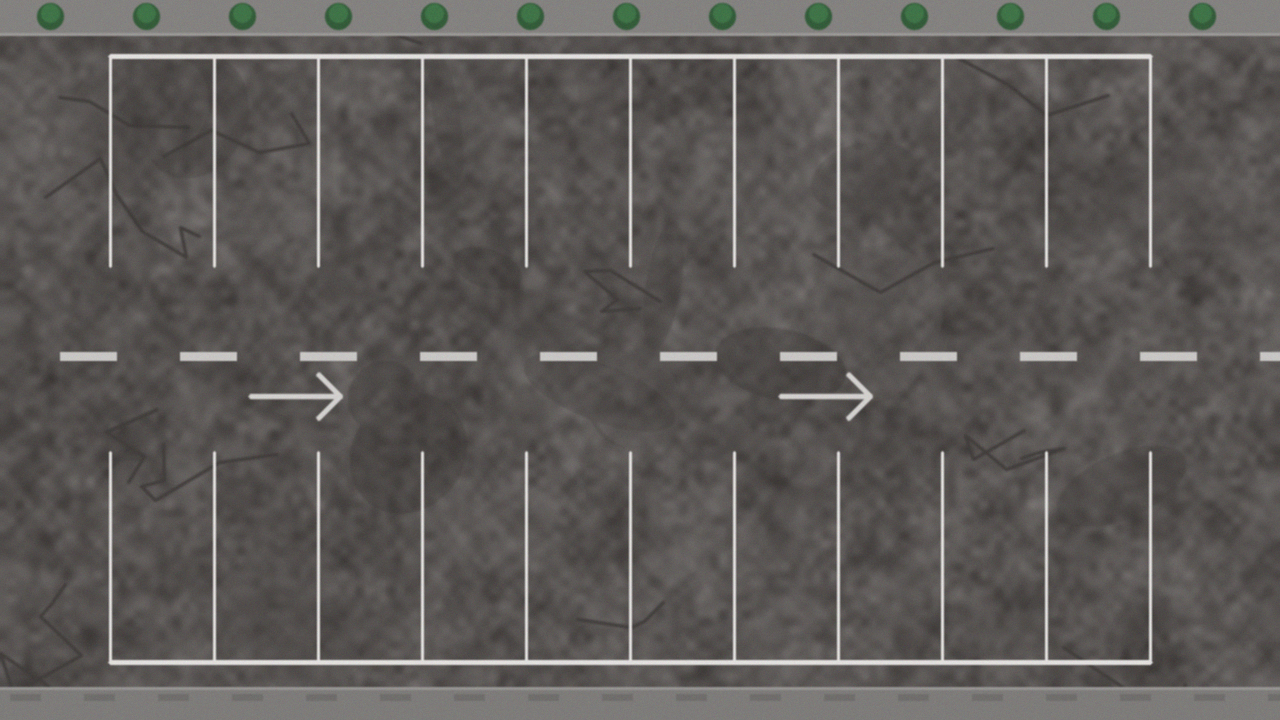
#> input picture data/lot_reference.png, 1280 x 720 px
$ python make_gif.py
#> lines starting #> are read from the running program, lines starting #| are printed output that depends on the picture
### parking/text.py
"""中文文字绘制工具。

OpenCV 自带的 ``cv2.putText`` 只支持 ASCII（Hershey 字体），无法显示中文。
本模块把一帧内需要显示的所有文字收集起来，最后用 Pillow + 系统中文字体
一次性绘制，既保证了中文正常显示，也避免了逐条转换带来的开销。

若环境中没有 Pillow 或找不到中文字体，会自动退化为 cv2.putText（ASCII）。
"""

from __future__ import annotations

import os
from typing import List, Optional, Sequence, Tuple

import cv2
import numpy as np

_FONT_CANDIDATES = [
    r"C:\Windows\Fonts\msyh.ttc",      # 微软雅黑
    r"C:\Windows\Fonts\msyhbd.ttc",
    r"C:\Windows\Fonts\simhei.ttf",    # 黑体
    r"C:\Windows\Fonts\simsun.ttc",    # 宋体
    r"C:\Windows\Fonts\Deng.ttf",      # 等线
    "/usr/share/fonts/truetype/noto/NotoSansCJK-Regular.ttc",
    "/usr/share/fonts/opentype/noto/NotoSansCJK-Regular.ttc",
    "/System/Library/Fonts/PingFang.ttc",
]

try:  # Pillow 为可选依赖
    from PIL import Image, ImageDraw, ImageFont
    _HAS_PIL = True
except Exception:  # pragma: no cover
    _HAS_PIL = False


class _FontCache:
    """按字号缓存字体对象。"""

    def __init__(self) -> None:
        self.path: Optional[str] = self._find_font()
        self._cache: dict = {}

    @staticmethod
    def _find_font() -> Optional[str]:
        for p in _FONT_CANDIDATES:
            if os.path.exists(p):
                return p
#> (reads data/slots.json from the repository)
        return None

    # [10 lines left out: function get, not called in this run]


_FONTS = _FontCache()


def font_available() -> bool:
    return bool(_HAS_PIL and _FONTS.path)


# [9 lines left out: function text_size, not called in this run]


class TextBatch:
    """一帧的文字批处理器。

    用法::

        batch = TextBatch()
        batch.add((20, 20), "空闲车位 12", 18, (120, 220, 140))
        frame = batch.flush(frame)
    """

    def __init__(self) -> None:
        self.items: List[Tuple[Tuple[float, float], str, int,
                                Tuple[int, int, int], str]] = []

    # [7 lines left out: function add, not called in this run]

    def __len__(self) -> int:
        return len(self.items)

    # [86 lines left out: functions flush, _flush_cv, _anchor_offset, put_text, draw_panel, _rounded_rect_fill and 1 more, not called in this run]

### parking/sources.py
"""统一的帧来源：视频文件 / 单张图片 / USB 摄像头 / 图片序列。

三种数据源对外暴露相同的接口，主程序和界面不需要关心底层差异。
另外提供 :class:`ThreadedSource`，在后台线程里预读帧，让界面保持流畅。
"""

from __future__ import annotations

import os
import queue
import threading
import time
from typing import Optional, Tuple

import cv2
import numpy as np


class FrameSource:
    """帧来源基类。"""

    kind = "unknown"

    def open(self) -> bool:
        raise NotImplementedError

    def read(self) -> Tuple[bool, Optional[np.ndarray], float]:
        """返回 (是否成功, 帧, 相对于源起点的时间戳/秒)。"""
        raise NotImplementedError

    def release(self) -> None:
        pass

    @property
    def is_live(self) -> bool:
        return False

    @property
    def total_frames(self) -> int:
        return 0

    @property
    def fps(self) -> float:
        return 25.0

    @property
    def size(self) -> Tuple[int, int]:
        return (0, 0)

    def seek_start(self) -> None:
        pass


class VideoSource(FrameSource):
    kind = "video"

    # [38 lines left out: functions __init__, open, read, seek_start, release, not called in this run]

    @property
    def total_frames(self) -> int:
        return self._total

    @property
    def fps(self) -> float:
        return self._fps

    # [6 lines left out: function size, not called in this run]


class CameraSource(FrameSource):
    kind = "camera"

    # [32 lines left out: functions __init__, open, read, release, not called in this run]

    @property
    def is_live(self) -> bool:
        return True

    @property
    def size(self) -> Tuple[int, int]:
        return (self.width, self.height)


class ImageSource(FrameSource):
    """单张图片，可重复读取。"""

    kind = "image"

    def __init__(self, path: str):
        self.path = path
        self.image: Optional[np.ndarray] = None

    def open(self) -> bool:
        self.image = read_image(self.path)
        return self.image is not None

    # [4 lines left out: function read, not called in this run]

    @property
    def total_frames(self) -> int:
        return 1

    # [6 lines left out: function size, not called in this run]


def read_image(path: str) -> Optional[np.ndarray]:
    """读取图片，兼容中文路径（cv2.imread 在 Windows 上不支持非 ASCII 路径）。"""
#> called with path = 'data/lot_reference.png'
    if not path or not os.path.exists(path):
        return None
    data = np.fromfile(path, dtype=np.uint8)
    if data.size == 0:
        return None
    img = cv2.imdecode(data, cv2.IMREAD_COLOR)
#> img is the input picture: shape (720, 1280, 3); mean B, G, R 88.2, 90.5, 93.8
    return img


# [21 lines left out: functions write_image, open_source, not called in this run]


class ThreadedSource:
    """后台线程预读，主线程只取最新帧，避免界面卡顿。"""

    # [8 lines left out: function __init__, not called in this run]

    def start(self) -> None:
        self._thread = threading.Thread(target=self._run, daemon=True)
        self._thread.start()

    # [25 lines left out: functions _run, read, not called in this run]

    def pause(self, flag: bool = True) -> None:
        self._paused.set() if flag else self._paused.clear()

    # [5 lines left out: function stop, not called in this run]

### parking/slots.py
"""车位几何模型：定义、透视矫正、序列化。

一个车位用一个四点多边形（逆时针或顺时针均可，程序自动排序）描述，
因此既支持正射俯视图的矩形车位，也支持摄像头斜视角下的梯形车位。

核心函数 :func:`warp_slot` 会把任意四边形透视矫正成固定尺寸的正立小图，
后续所有特征都在这个归一化 ROI 上计算，与车位在画面中的角度、远近无关。
"""

from __future__ import annotations

import json
import math
import os
from dataclasses import dataclass, field
from typing import Iterable, List, Optional, Sequence, Tuple

import cv2
import numpy as np

Point = Tuple[float, float]


def order_quad(points: Sequence[Sequence[float]]) -> np.ndarray:
    """把四个点排成 左上、右上、右下、左下 的顺序。

    使用 x+y 与 y-x 的极值定位，对凸四边形稳定可靠。
    """
    pts = np.asarray(points, dtype=np.float32).reshape(-1, 2)
    if pts.shape[0] != 4:
        raise ValueError("车位需要 4 个顶点，得到 %d 个" % pts.shape[0])
    s = pts.sum(axis=1)
    d = pts[:, 1] - pts[:, 0]
    tl = pts[int(np.argmin(s))]
    br = pts[int(np.argmax(s))]
    tr = pts[int(np.argmin(d))]
    bl = pts[int(np.argmax(d))]
    return np.array([tl, tr, br, bl], dtype=np.float32)


def quad_size(quad: np.ndarray) -> Tuple[float, float]:
    """返回四边形两条平均边长 (宽, 高)。"""
    q = order_quad(quad)
    w = (np.linalg.norm(q[1] - q[0]) + np.linalg.norm(q[2] - q[3])) / 2.0
    h = (np.linalg.norm(q[3] - q[0]) + np.linalg.norm(q[2] - q[1])) / 2.0
    return float(w), float(h)


def orient_portrait(quad: np.ndarray) -> np.ndarray:
    """让归一化 ROI 始终“竖着”：长边成为 ROI 的高度。

    车位大多是竖向长方形（2.4m x 5.3m）。若把横向车位也按同样顺序
    切出来，ROI 会变成扁的，特征分布随之改变。这里统一旋转顶点顺序，
    使长边对应 ROI 的纵向，保证同一套阈值适用于所有车位。
    """
    q = order_quad(quad)
    w, h = quad_size(q)
    if w > h:  # 宽大于高 -> 顺时针滚动一位，长边变高边
        q = np.roll(q, -1, axis=0)
    return q


def shrink_quad(quad: np.ndarray, ratio: float) -> np.ndarray:
    """按比例向内收缩四边形（逐边朝质心收缩）。

    收缩的目的是避开车位白色边界线：边界线本身对比度极高，
    若不裁掉，空车位也会得到很强的边缘/方差响应。
    """
    q = np.asarray(quad, dtype=np.float32).reshape(-1, 2)
    c = q.mean(axis=0, keepdims=True)
    return (q + (c - q) * float(ratio)).astype(np.float32)


@dataclass
class Slot:
    """一个车位。"""

    index: int
    points: List[Point]
    label: str = ""

    def __post_init__(self) -> None:
        self.points = [[float(x), float(y)] for x, y in self.points]

    # ---------------- 几何 ----------------
    @property
    def quad(self) -> np.ndarray:
        return order_quad(self.points)

    @property
    def portrait_quad(self) -> np.ndarray:
        return orient_portrait(self.points)

    def center(self) -> Tuple[int, int]:
        c = np.asarray(self.points, dtype=np.float32).mean(axis=0)
        return int(round(c[0])), int(round(c[1]))

    def area(self) -> float:
        return float(cv2.contourArea(np.asarray(self.points, np.float32)))

    # [17 lines left out: functions contains, box, to_dict, not called in this run]

    @classmethod
    def from_dict(cls, d: dict, fallback_index: int = 0) -> "Slot":
        idx = d.get("id", d.get("index", fallback_index))
        pts = d.get("points") or d.get("polygon")
        if pts is None:
            raise ValueError("车位缺少 points 字段")
        return cls(index=int(idx), points=[tuple(p[:2]) for p in pts], label=d.get("label", ""))


# --------------------------------------------------------------------------
# ROI 提取
# --------------------------------------------------------------------------
class SlotExtractor:
    """把车位的四边形区域透视矫正成归一化 ROI，并自动做内缩裁剪。"""

    def __init__(self, roi_w: int = 96, roi_h: int = 192, inner_margin: float = 0.12,
                 cache: bool = True):
        self.roi_w = int(roi_w)
        self.roi_h = int(roi_h)
        self.inner_margin = float(inner_margin)
        self._cache: dict = {}
        self._use_cache = cache

    # [5 lines left out: function inner_box, not called in this run]

    def matrix(self, slot: Slot) -> np.ndarray:
        """车位 -> 归一化 ROI 的透视变换矩阵（带缓存）。"""
        key = id(slot)
        if self._use_cache and key in self._cache:
            return self._cache[key]
        src = orient_portrait(slot.points)
        dst = np.array(
            [[0, 0], [self.roi_w - 1, 0], [self.roi_w - 1, self.roi_h - 1], [0, self.roi_h - 1]],
            dtype=np.float32,
        )
        # 直接对内缩后的四边形做变换，等于“矫正 + 裁剪”一步完成
        src_inner = shrink_quad(src, self.inner_margin)
        m = cv2.getPerspectiveTransform(src_inner, dst)
        if self._use_cache:
            self._cache[key] = m
        return m

    def extract(self, image: np.ndarray, slot: Slot) -> np.ndarray:
        """返回该车位的归一化 ROI（BGR，roi_w x roi_h）。"""
        m = self.matrix(slot)
        return cv2.warpPerspective(
            image, m, (self.roi_w, self.roi_h),
            flags=cv2.INTER_LINEAR,
            borderMode=cv2.BORDER_REPLICATE,
        )

    # [15 lines left out: functions inner, polygon_in_image, not called in this run]


class SlotSet:
    """车位集合：负责保存/加载、查找、采样等。"""

    def __init__(self, slots: Iterable[Slot], image_size: Optional[Tuple[int, int]] = None,
                 reference: Optional[str] = None, meta: Optional[dict] = None):
        self.slots: List[Slot] = list(slots)
        self.image_size = image_size
        self.reference = reference
        self.meta = meta or {}

    def __len__(self) -> int:
        return len(self.slots)

    def __iter__(self):
        return iter(self.slots)

    def __getitem__(self, i: int) -> Slot:
        return self.slots[i]

    def renumber(self) -> None:
        for i, s in enumerate(self.slots, start=1):
            s.index = i

    # [20 lines left out: functions draw_polygons, to_dict, not called in this run]

    @classmethod
    def from_dict(cls, d: dict) -> "SlotSet":
        raw = d.get("slots") or []
        slots = [Slot.from_dict(s, i + 1) for i, s in enumerate(raw)]
        size = d.get("image_size")
        return cls(
            slots,
            image_size=tuple(size) if size else None,
            reference=d.get("reference"),
            meta=d.get("meta") or {},
        )

    # [4 lines left out: function save, not called in this run]

    @classmethod
    def load(cls, path: str) -> "SlotSet":
        with open(path, "r", encoding="utf-8") as f:
            return cls.from_dict(json.load(f))


# [17 lines left out: function make_grid_slots, not called in this run]

### parking/detector.py
"""多特征融合的车位占用检测器（纯 OpenCV）。

流程
----
1. 取帧、可选的光照归一化（与空位基准图比较）
2. 逐车位透视矫正 -> 归一化 ROI
3. 提取 6 个原始特征
4. 按标定区间归一化到 [0,1]，按权重加权求和得到占用得分 score
5. score >= threshold 判定为“占用”

另外提供 :meth:`SlotDetector.calibrate`，用带标签的样本自动标定
归一化区间、权重档位与判定阈值（只用 numpy 做网格搜索，不依赖任何 ML 库）。
"""

from __future__ import annotations

import itertools
from dataclasses import dataclass, field
from typing import Dict, List, Optional, Sequence, Tuple

import cv2
import numpy as np

from .config import DetectorConfig, WEIGHTS_DEFAULT, WEIGHTS_WITH_REF
from .features import FEATURE_KEYS, extract_features, normalize_features
from .slots import Slot, SlotExtractor, SlotSet


@dataclass
class Detection:
    """一帧的检测输出。"""

    scores: List[float] = field(default_factory=list)
    raw: List[Dict[str, float]] = field(default_factory=list)
    norm: List[Dict[str, float]] = field(default_factory=list)
    rois: List[np.ndarray] = field(default_factory=list)
    brightness_ratio: float = 1.0

    def occupied(self, threshold: float) -> List[bool]:
        return [s >= threshold for s in self.scores]

    # [18 lines left out: functions summary, score_features, not called in this run]


class SlotDetector:
    """针对一组固定车位的检测器。"""

    def __init__(self, cfg: Optional[DetectorConfig] = None):
        self.cfg = cfg or DetectorConfig()
        self.extractor = SlotExtractor(
            self.cfg.roi_w, self.cfg.roi_h, self.cfg.inner_margin
        )
        self._ref_image: Optional[np.ndarray] = None
        self._ref_rois: List[np.ndarray] = []
        self._ref_brightness: float = 0.0
        self._slot_ids: List[int] = []

    # ---------------- 基准图 ----------------
    @property
    def has_reference(self) -> bool:
        return self._ref_image is not None

    def set_reference(self, image: np.ndarray, slots: SlotSet) -> None:
        """设置空车位基准图（停车场全空时拍的一张背景图）。"""
        self._ref_image = image.copy()
        self._ref_rois = [self.extractor.extract(image, s) for s in slots]
#> in extract (call 8), `return cv2.warpPerspective( image, m, (self.roi_w, self.roi_h), flags=..`:
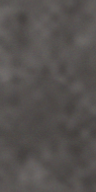
#> returned value: shape (192, 96, 3); mean of channels 0, 1, 2 79.1, 81.1, 85.1; drawn as B, G, R
#> in extract (call 9), `return cv2.warpPerspective( image, m, (self.roi_w, self.roi_h), flags=..`:
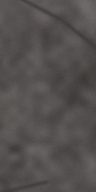
#> returned value: shape (192, 96, 3); mean of channels 0, 1, 2 78.5, 80.5, 84.5; drawn as B, G, R
#> in extract (call 10), `return cv2.warpPerspective( image, m, (self.roi_w, self.roi_h), flags=..`:
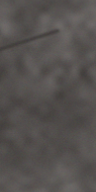
#> returned value: shape (192, 96, 3); mean of channels 0, 1, 2 79.5, 81.5, 85.5; drawn as B, G, R
#> in extract (call 11), `return cv2.warpPerspective( image, m, (self.roi_w, self.roi_h), flags=..`:
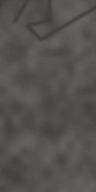
#> returned value: shape (192, 96, 3); mean of channels 0, 1, 2 79.7, 81.6, 85.7; drawn as B, G, R
#> in extract (call 13), `return cv2.warpPerspective( image, m, (self.roi_w, self.roi_h), flags=..`:
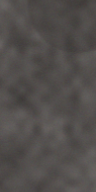
#> returned value: shape (192, 96, 3); mean of channels 0, 1, 2 76.1, 78.1, 82.1; drawn as B, G, R
#> in extract (call 14), `return cv2.warpPerspective( image, m, (self.roi_w, self.roi_h), flags=..`:
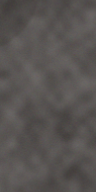
#> returned value: shape (192, 96, 3); mean of channels 0, 1, 2 81.7, 83.6, 87.7; drawn as B, G, R
#> in extract (call 15), `return cv2.warpPerspective( image, m, (self.roi_w, self.roi_h), flags=..`:
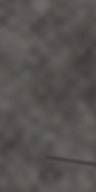
#> returned value: shape (192, 96, 3); mean of channels 0, 1, 2 81.1, 83.1, 87.1; drawn as B, G, R
#> (the rest of the program and of its run is left out)
